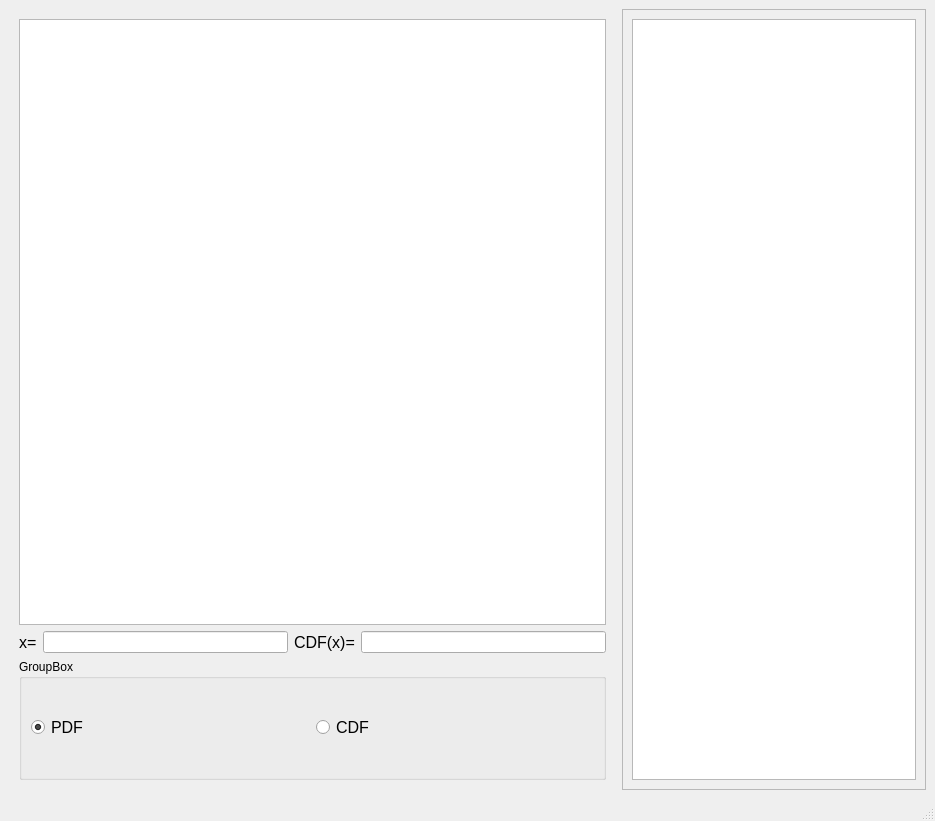
<?xml version="1.0" encoding="UTF-8"?>
<ui version="4.0">
 <class>MainWindow</class>
 <widget class="QMainWindow" name="MainWindow">
  <property name="geometry">
   <rect>
    <x>0</x>
    <y>0</y>
    <width>935</width>
    <height>821</height>
   </rect>
  </property>
  <property name="windowTitle">
   <string>MainWindow</string>
  </property>
  <widget class="QWidget" name="centralwidget">
   <layout class="QHBoxLayout" name="horizontalLayout_5">
    <item>
     <layout class="QHBoxLayout" name="horizontalLayout_4" stretch="2,1">
      <item>
       <layout class="QVBoxLayout" name="verticalLayout" stretch="5,1,1">
        <property name="leftMargin">
         <number>10</number>
        </property>
        <property name="topMargin">
         <number>10</number>
        </property>
        <property name="rightMargin">
         <number>10</number>
        </property>
        <property name="bottomMargin">
         <number>10</number>
        </property>
        <item>
         <widget class="PlotWidget" name="graphicsView"/>
        </item>
        <item>
         <layout class="QHBoxLayout" name="horizontalLayout_2">
          <item>
           <widget class="QLabel" name="label">
            <property name="font">
             <font>
              <pointsize>12</pointsize>
             </font>
            </property>
            <property name="text">
             <string>x=</string>
            </property>
           </widget>
          </item>
          <item>
           <widget class="QLineEdit" name="lineEdit"/>
          </item>
          <item>
           <widget class="QLabel" name="label_2">
            <property name="font">
             <font>
              <pointsize>12</pointsize>
             </font>
            </property>
            <property name="text">
             <string>CDF(x)=</string>
            </property>
           </widget>
          </item>
          <item>
           <widget class="QLineEdit" name="lineEdit_2"/>
          </item>
         </layout>
        </item>
        <item>
         <widget class="QGroupBox" name="groupBox">
          <property name="title">
           <string>GroupBox</string>
          </property>
          <layout class="QHBoxLayout" name="horizontalLayout">
           <item>
            <widget class="QRadioButton" name="radioButton">
             <property name="font">
              <font>
               <pointsize>12</pointsize>
              </font>
             </property>
             <property name="text">
              <string>PDF</string>
             </property>
             <property name="checked">
              <bool>true</bool>
             </property>
            </widget>
           </item>
           <item>
            <widget class="QRadioButton" name="radioButton_2">
             <property name="font">
              <font>
               <pointsize>12</pointsize>
              </font>
             </property>
             <property name="text">
              <string>CDF</string>
             </property>
            </widget>
           </item>
          </layout>
         </widget>
        </item>
       </layout>
      </item>
      <item>
       <widget class="QFrame" name="frame">
        <property name="frameShape">
         <enum>QFrame::StyledPanel</enum>
        </property>
        <property name="frameShadow">
         <enum>QFrame::Raised</enum>
        </property>
        <layout class="QHBoxLayout" name="horizontalLayout_3">
         <item>
          <widget class="QTextBrowser" name="textBrowser"/>
         </item>
        </layout>
       </widget>
      </item>
     </layout>
    </item>
   </layout>
  </widget>
  <widget class="QMenuBar" name="menubar">
   <property name="geometry">
    <rect>
     <x>0</x>
     <y>0</y>
     <width>935</width>
     <height>25</height>
    </rect>
   </property>
  </widget>
  <widget class="QStatusBar" name="statusbar"/>
 </widget>
 <customwidgets>
  <customwidget>
   <class>PlotWidget</class>
   <extends>QGraphicsView</extends>
   <header location="global">pyqtgraph</header>
  </customwidget>
 </customwidgets>
 <resources/>
 <connections/>
</ui>
